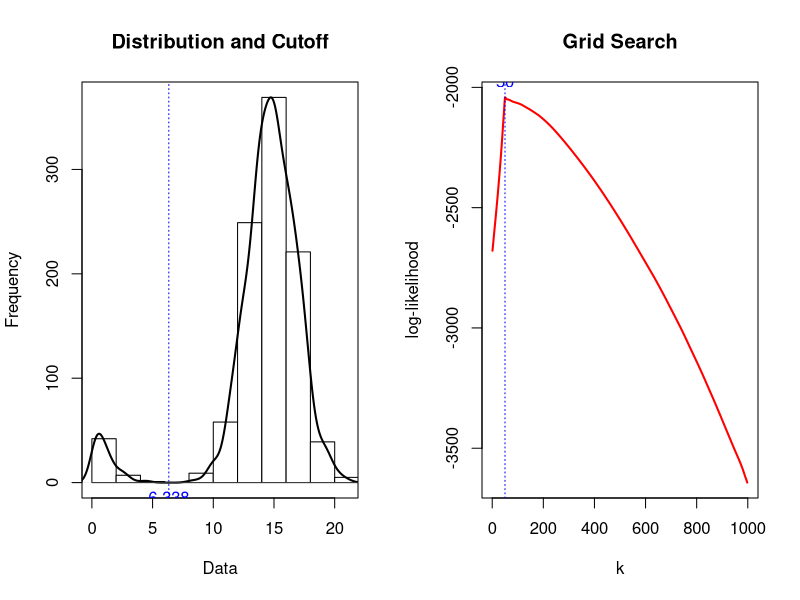

R code for this plot:
        ##############################
        # Step 1: Simulate a dataset #
        ##############################

# Generate 1000 mixed data:
#   t of them from Exp(0.8)
#   1000-t from N(15,2^2)
t <- 50
set.seed(2023)
data <- c(
    rexp(t, rate = 0.8),
    rnorm(1000 - t, mean = 15, sd = 2)
)
# Sort data in ascending order
data <- data[order(data)]

# Create a placeholder table
n <- length(data)
temp <- data.frame(matrix(NA, nrow = n - 2, ncol = 2))
names(temp) <- c("k", "l")

        #####################################
        # Step 2: Grid search for optimal k #
        #####################################

# Compute log-likelihood for each k
for (k in 1:(n - 2)) {
    # Partition the data into two parts
    data_exp <- data[1:k]           # Exponential part
    data_norm <- data[(k + 1):n]    # Normal part
    # Compute the log-likelihood
    temp[k, 1] <- k
    temp[k, 2] <- - k * log(mean(data_exp)) - k - (n - k) / 2 * log(2 * pi * var(data_norm)) - (n - k) / 2      # Equation (7)
}

# Locate which row the maximal log-likelihood appears
maxloglik <- max(temp[, 2])
line_maxloglik <- temp[which(temp == maxloglik, arr.ind = TRUE)[1], ]
print(line_maxloglik)
k_hat <- line_maxloglik[[1]]

# Compute cutoff
cutoff <- (data[k_hat] + data[k_hat + 1]) / 2
print(cutoff)

# Visualisation
#   Left panel: Data distribution
par(mfrow = c(1, 2))
hist(data,
    col = "white", border = "black",
    xlim=c(min(data), max(data)),
    xlab="Data", ylab="Frequency", main="Distribution and Cutoff"
)
par(new = TRUE)
plot(density(data),
    col = "black", lwd = 2,
    xlim=c(min(data), max(data)),
    xaxt = "n", yaxt = "n", ann = FALSE
)
abline(
    v = cutoff,
    col = "blue", lwd = 1, lty = 3
)
text(cutoff, 0, round(cutoff, 3),   # Round to 3 decimal places
    cex = 1, pos = 1,col = "blue")  # character expansion = 100%; pos = below

#   Right panel: Log-likelihood as a function of k
plot(temp[, 2] ~ temp[, 1],
    type = "l", col = "red", lwd = 2,
    xlim = c(0, n), ylim = c(min(temp[, 2]), max(temp[, 2])),
    xlab = "k", ylab = "log-likelihood", main = "Grid Search"
)
abline(
    v = k_hat,
    col = "blue", lwd = 1, lty = 3
)
text(k_hat, maxloglik, k_hat,
    cex = 1, pos = 3, col = "blue")
par(mfrow = c(1, 1))

        ####################################################
        # Step 3: Compute MLEs for distribution parameters #
        ####################################################

# Re-partition the data using the optimal k
data_exp <- data[1:k_hat]         # Exponential data
data_norm <- data[(k_hat + 1):n]  # Normal data

# Compute MLEs
lambda_hat <- round(1/mean(data_exp), 3)
mu_hat <- round(mean(data_norm), 3)
sigma_sq_hat <- round(var(data_norm), 3)
print(c(lambda_hat, mu_hat, sigma_sq_hat))

        ##############################
        # Step 4: Interval estimates #
        ##############################
